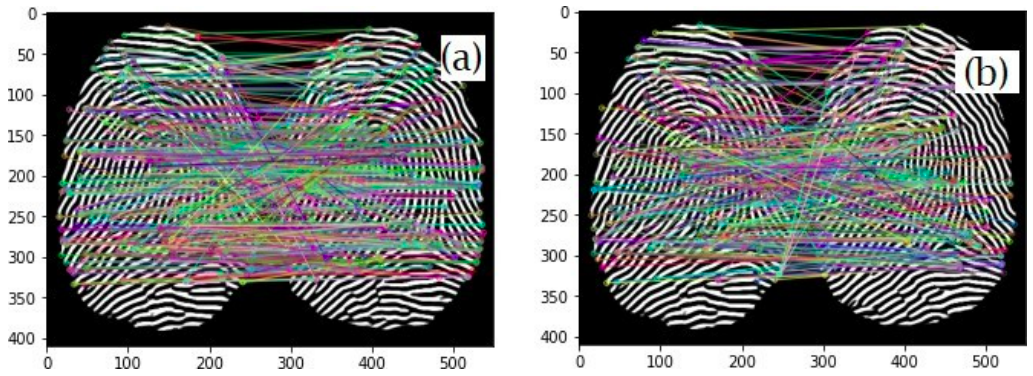
#> input picture results/7.png, 1033 x 376 px, given in place of 7.jpg, which was not available
$ jupyter execute --allow-errors FP_BoundingBox.ipynb   (shell and % lines are left out)   (older library calls are emulated)   (text cells are left out)
#> lines starting #> are read from the running program, lines starting #| are printed output that depends on the picture; pictures that were not available may be replaced by others from this repository, and a replacement may not be noted
#> further down, imageA is the input picture: shape (376, 1033, 3); mean B, G, R 124.1, 124.2, 123.6
[cell 1]
from skimage.metrics import structural_similarity as compare_ssim
import argparse
import imutils
import cv2

# [4 lines of commented-out code are left out]

imageA = cv2.imread('5_1_bin.jpg')
imageB = cv2.imread('107_1_bin.jpg')
#> (the rest of this cell did not finish here and is left out)

#> (a cell that did not finish here is left out)

#> (a cell that did not finish here is left out)

[cell 4]
# loop over the contours
import numpy as np
import matplotlib.pyplot as plt
width=[]
diag=[]
#> (the rest of this cell did not finish here and is left out)

[cell 5]
#%% [code]
# loop over the contours
import numpy as np
import matplotlib.pyplot as plt
width=[]
diag=[]
#> (the rest of this cell did not finish here and is left out)

#> (a cell that did not finish here is left out)

[cell 7]
import torchvision.transforms

#> (the rest of this cell did not finish here and is left out)

[cell 8]
img = cv2.imread('/content/imA_crop.jpg')
#> (the rest of this cell did not finish here and is left out)

[cell 9]
def preprocess_img(img):
  for ii in range(1,50):
    if min(img[:,img.shape[1]-1,0]) > 200:
      img = img[0:img.shape[0],0:img.shape[1]-1]
    if min(img[:,1,0]) >200:
      img = img[0:img.shape[0],1:img.shape[1]]
    if min(img[img.shape[0]-1,:,0]) > 200:
      img = img[0:img.shape[0]-1,0:img.shape[1]]
    if min(img[1,:,0]) >200:
      img = img[1:img.shape[0],0:img.shape[1]]
#> this loop made 49 passes
#> pass 1, in preprocess_img, `img = img[0:img.shape[0],0:img.shape[1]-1]`:
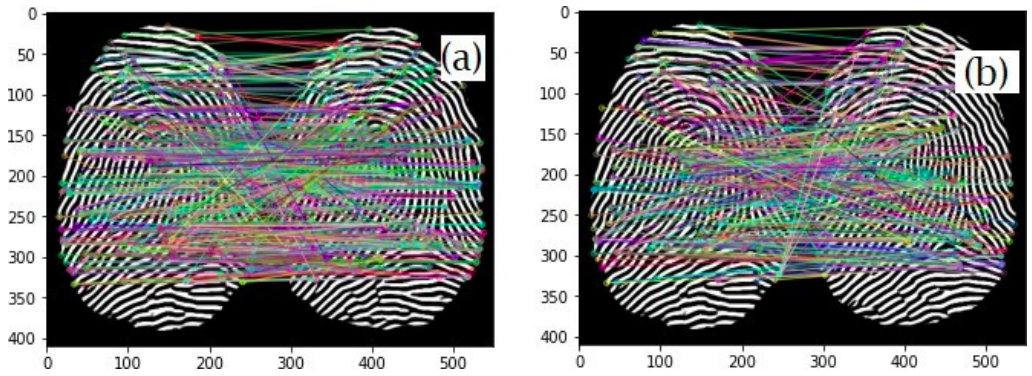
#> img: shape (376, 1032, 3); mean of channels 0, 1, 2 124, 124, 123.5; drawn as B, G, R
#> pass 1, in preprocess_img, `img = img[0:img.shape[0],1:img.shape[1]]`:
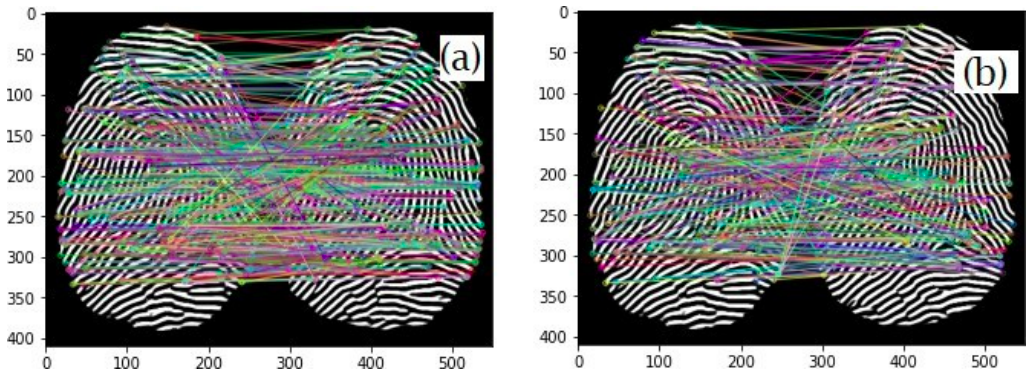
#> img: shape (376, 1031, 3); mean of channels 0, 1, 2 123.8, 123.9, 123.4; drawn as B, G, R
#> pass 1, in preprocess_img, `img = img[0:img.shape[0]-1,0:img.shape[1]]`:
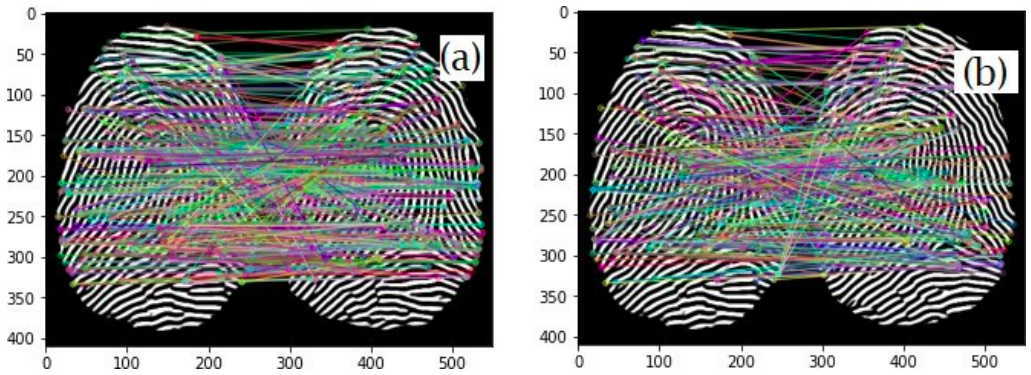
#> img: shape (375, 1031, 3); mean of channels 0, 1, 2 123.5, 123.6, 123; drawn as B, G, R
#> pass 1, in preprocess_img, `img = img[1:img.shape[0],0:img.shape[1]]`:
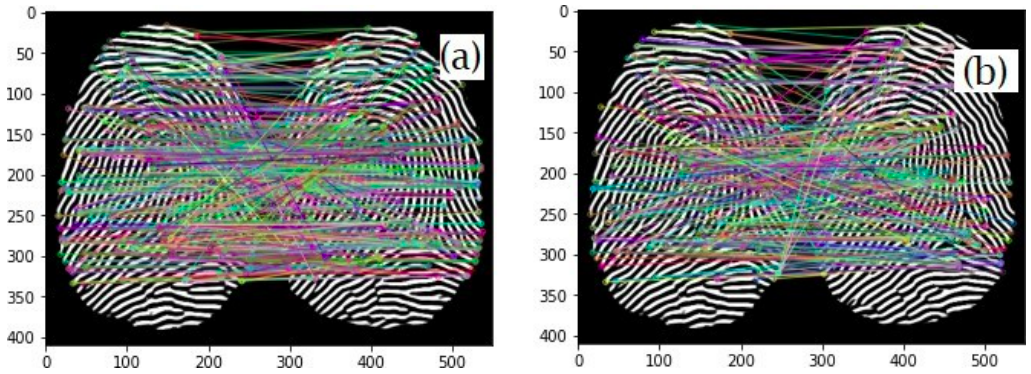
#> img: shape (374, 1031, 3); mean of channels 0, 1, 2 123.1, 123.2, 122.7; drawn as B, G, R
#> after the loop:
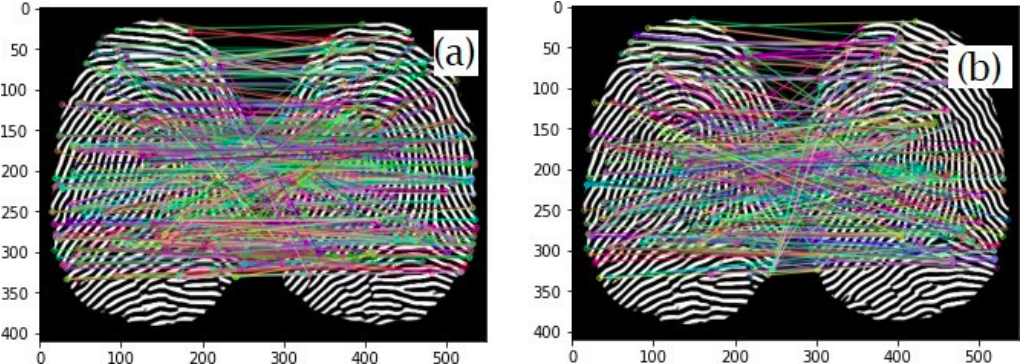
#> img: shape (364, 1020, 3); mean of channels 0, 1, 2 118.1, 118.1, 117.6; drawn as B, G, R
  return img
def plot_freqspec(grayA,grayB):
  f = np.fft.fft2(grayA)
  fshift = np.fft.fftshift(f)
  magnitude_spectrum = 20*np.log(np.abs(fshift))
  f1 = np.fft.fft2(grayB)
  fshift1 = np.fft.fftshift(f1)
  magnitude_spectrum1 = 20*np.log(np.abs(fshift1))

  cv2_subt = cv2.subtract(magnitude_spectrum, magnitude_spectrum1)
  r2, cv2_thresh= cv2.threshold(cv2_subt,1, 255, cv2.THRESH_BINARY_INV)
  kernel = 3*np.ones((3,3))
  kernel1 = cv2.getStructuringElement(cv2.MORPH_ELLIPSE,(4,4))
  opening = cv2.morphologyEx(cv2_thresh, cv2.MORPH_OPEN, kernel1)

  fig, axs = plt.subplots(7, 1,figsize=(15,28))
  axs[0].imshow(grayA,cmap='gray')
  axs[1].imshow(magnitude_spectrum,cmap='gray')
  axs[2].imshow(grayB, cmap = 'gray')
  axs[3].imshow(magnitude_spectrum1, cmap = 'gray')
  axs[4].imshow(cv2_subt,cmap='gray')
  axs[5].imshow(cv2_thresh, cmap='gray')
  axs[6].imshow(opening,cmap='gray')
  plt.show()
  (score, diff) = compare_ssim(magnitude_spectrum, magnitude_spectrum1, full=True)
  diff = (diff * 255).astype("uint8")
  print("SSIM: {}".format(score))
  return

[cell 10]
from skimage.metrics import structural_similarity as compare_ssim
import argparse
import imutils
import cv2
import matplotlib.pyplot as plt
import numpy as np

imageA = cv2.imread('7.jpg')
imageB = cv2.imread('18_3_bin.jpg')

imageA=preprocess_img(imageA)
#> (the rest of this cell did not finish here and is left out)

$ run again, with results/10.png copied over results/7.png
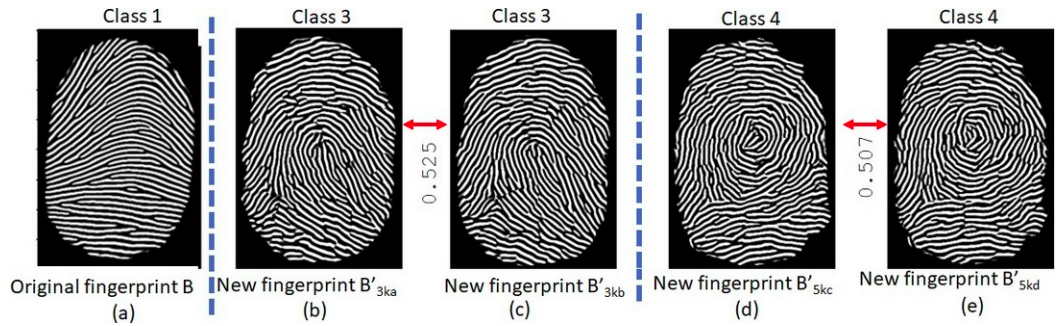
#> input picture results/10.png, 1059 x 326 px, given in place of 7.jpg, which was not available
#> imageA is the input picture: shape (326, 1059, 3); mean B, G, R 147.7, 147.4, 147.3
#> the loop in preprocess_img, `for ii in range(1,50):` made 49 passes
#> pass 1, in preprocess_img, `img = img[1:img.shape[0],0:img.shape[1]]`:
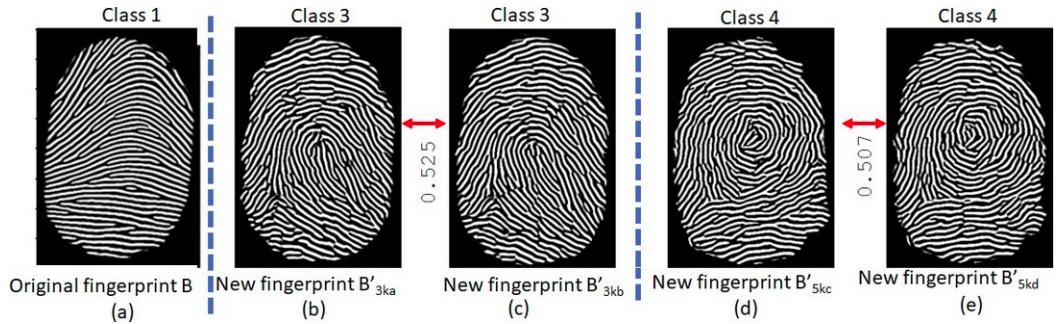
#> img: shape (324, 1057, 3); mean of channels 0, 1, 2 146.9, 146.6, 146.4; drawn as B, G, R
#> after the loop in preprocess_img, `for ii in range(1,50):`:
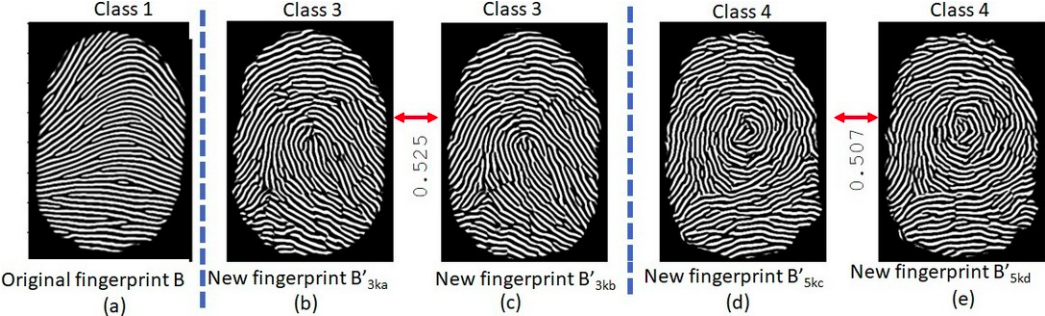
#> img: shape (316, 1045, 3); mean of channels 0, 1, 2 142.9, 142.6, 142.4; drawn as B, G, R

$ run again, with results/11.png copied over results/7.png
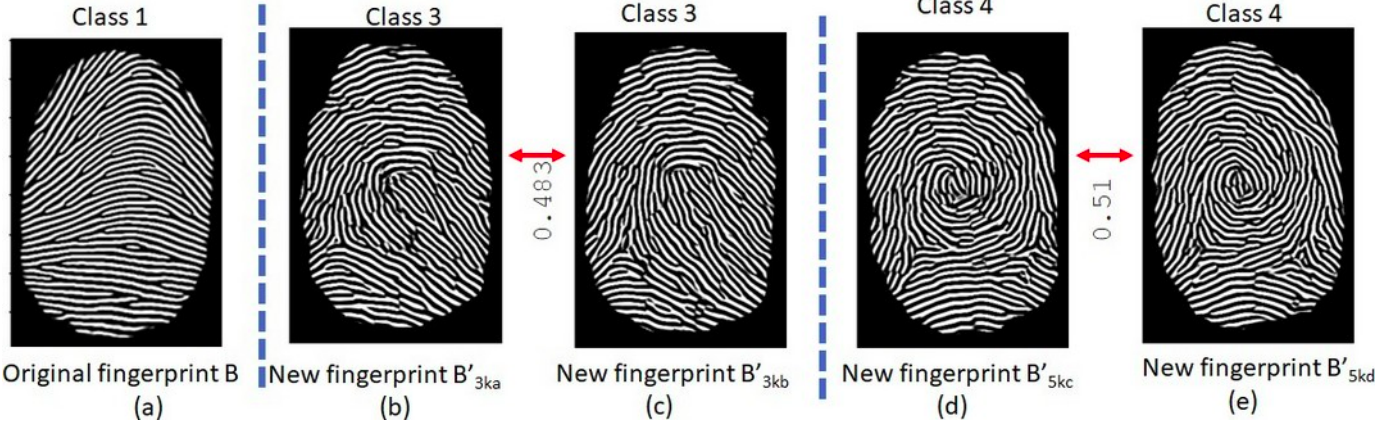
#> input picture results/11.png, 1381 x 426 px, given in place of 7.jpg, which was not available
#> imageA is the input picture: shape (426, 1381, 3); mean B, G, R 146.7, 146.3, 146.2
#> the loop in preprocess_img, `for ii in range(1,50):` made 49 passes
#> pass 1, in preprocess_img, `img = img[0:img.shape[0]-1,0:img.shape[1]]`:
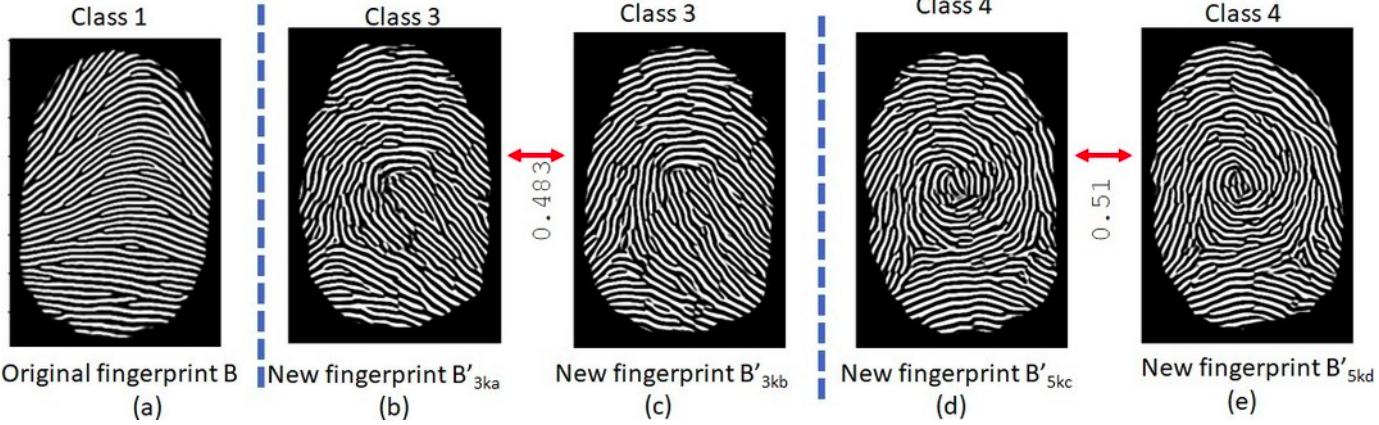
#> img: shape (425, 1379, 3); mean of channels 0, 1, 2 146.2, 145.9, 145.8; drawn as B, G, R
#> after the loop in preprocess_img, `for ii in range(1,50):`:
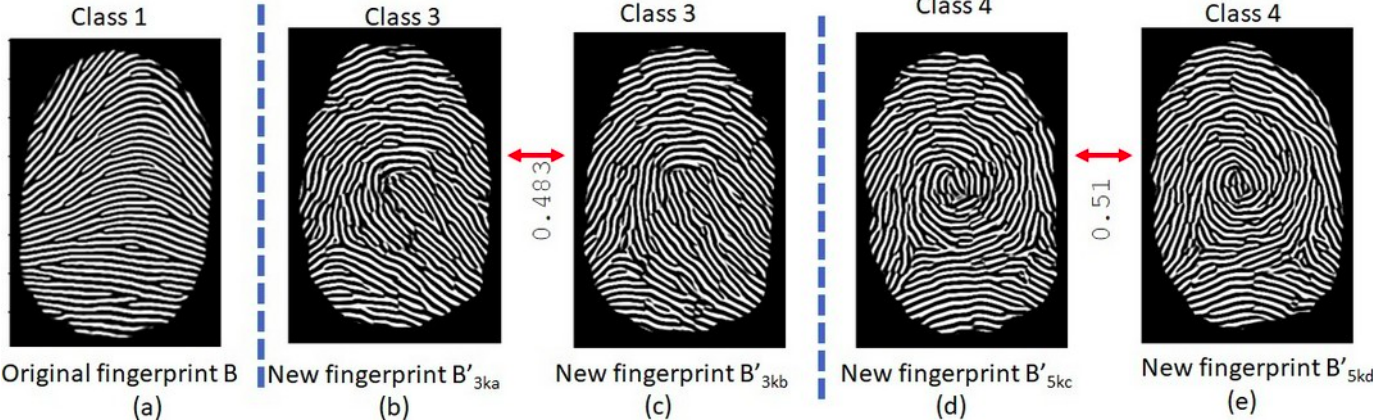
#> img: shape (420, 1373, 3); mean of channels 0, 1, 2 144.5, 144.1, 144; drawn as B, G, R
